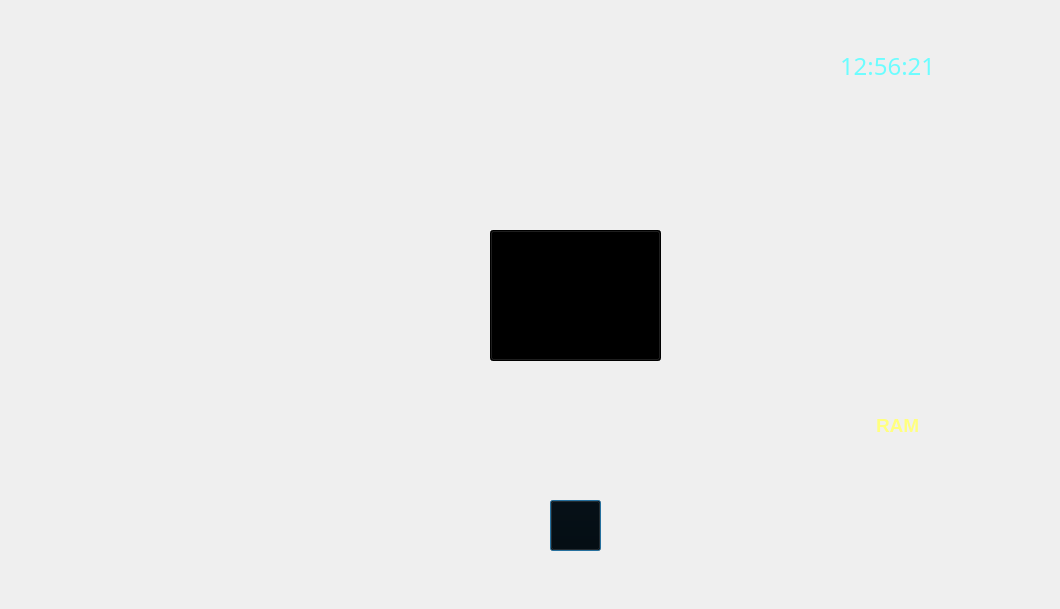
<?xml version="1.0" encoding="UTF-8"?>
<ui version="4.0">
 <class>Dialog</class>
 <widget class="QDialog" name="Dialog">
  <property name="geometry">
   <rect>
    <x>0</x>
    <y>0</y>
    <width>1060</width>
    <height>609</height>
   </rect>
  </property>
  <property name="windowTitle">
   <string>Assistant</string>
  </property>
  <widget class="QLabel" name="labelMain">
   <property name="geometry">
    <rect>
     <x>0</x>
     <y>0</y>
     <width>1161</width>
     <height>641</height>
    </rect>
   </property>
   <property name="font">
    <font>
     <pointsize>14</pointsize>
    </font>
   </property>
   <property name="text">
    <string/>
   </property>
   <property name="pixmap">
    <pixmap resource="resources.qrc">:/Images/Image/background.jpg</pixmap>
   </property>
   <property name="scaledContents">
    <bool>true</bool>
   </property>
  </widget>
  <widget class="QLabel" name="labelJarvisStart">
   <property name="geometry">
    <rect>
     <x>310</x>
     <y>140</y>
     <width>521</width>
     <height>301</height>
    </rect>
   </property>
   <property name="text">
    <string/>
   </property>
   <property name="pixmap">
    <pixmap resource="resources.qrc">:/Images/Image/RoundAnim.gif</pixmap>
   </property>
   <property name="scaledContents">
    <bool>true</bool>
   </property>
  </widget>
  <widget class="QLabel" name="labelSideAnim">
   <property name="geometry">
    <rect>
     <x>460</x>
     <y>10</y>
     <width>231</width>
     <height>161</height>
    </rect>
   </property>
   <property name="text">
    <string/>
   </property>
   <property name="pixmap">
    <pixmap resource="resources.qrc">:/Images/Image/SideAnimation.gif</pixmap>
   </property>
   <property name="scaledContents">
    <bool>true</bool>
   </property>
  </widget>
  <widget class="QLabel" name="labelFrame">
   <property name="geometry">
    <rect>
     <x>750</x>
     <y>10</y>
     <width>301</width>
     <height>121</height>
    </rect>
   </property>
   <property name="text">
    <string/>
   </property>
   <property name="pixmap">
    <pixmap resource="resources.qrc">:/Images/Image/Frame.jpg</pixmap>
   </property>
   <property name="scaledContents">
    <bool>true</bool>
   </property>
  </widget>
  <widget class="QLabel" name="labelTime">
   <property name="geometry">
    <rect>
     <x>840</x>
     <y>50</y>
     <width>111</width>
     <height>31</height>
    </rect>
   </property>
   <property name="font">
    <font>
     <family>OCR A Extended</family>
     <pointsize>18</pointsize>
    </font>
   </property>
   <property name="styleSheet">
    <string notr="true">color: rgb(108, 253, 255);</string>
   </property>
   <property name="text">
    <string>12:56:21</string>
   </property>
  </widget>
  <widget class="QLabel" name="labelExit">
   <property name="geometry">
    <rect>
     <x>540</x>
     <y>490</y>
     <width>71</width>
     <height>61</height>
    </rect>
   </property>
   <property name="text">
    <string/>
   </property>
   <property name="pixmap">
    <pixmap resource="resources.qrc">:/Images/Image/ExitButton.jpg</pixmap>
   </property>
   <property name="scaledContents">
    <bool>true</bool>
   </property>
  </widget>
  <widget class="QPushButton" name="pushButtonExit">
   <property name="geometry">
    <rect>
     <x>550</x>
     <y>500</y>
     <width>51</width>
     <height>51</height>
    </rect>
   </property>
   <property name="styleSheet">
    <string notr="true">background:transparent</string>
   </property>
   <property name="text">
    <string/>
   </property>
  </widget>
  <widget class="QPushButton" name="pushButtonStart">
   <property name="geometry">
    <rect>
     <x>490</x>
     <y>230</y>
     <width>171</width>
     <height>131</height>
    </rect>
   </property>
   <property name="styleSheet">
    <string notr="true">
image: url(:/Images/Image/StartButtonAnim.gif);
background:trasparent</string>
   </property>
   <property name="text">
    <string/>
   </property>
  </widget>
  <widget class="QLabel" name="label">
   <property name="geometry">
    <rect>
     <x>10</x>
     <y>100</y>
     <width>361</width>
     <height>541</height>
    </rect>
   </property>
   <property name="font">
    <font>
     <pointsize>10</pointsize>
    </font>
   </property>
   <property name="text">
    <string/>
   </property>
   <property name="pixmap">
    <pixmap resource="resources.qrc">:/Images/Image/TerminalFram.jpg</pixmap>
   </property>
   <property name="scaledContents">
    <bool>true</bool>
   </property>
  </widget>
  <widget class="QTextBrowser" name="textBrowserConsole">
   <property name="geometry">
    <rect>
     <x>30</x>
     <y>140</y>
     <width>321</width>
     <height>421</height>
    </rect>
   </property>
   <property name="font">
    <font>
     <family>Arial</family>
     <pointsize>12</pointsize>
     <italic>true</italic>
    </font>
   </property>
   <property name="styleSheet">
    <string notr="true">color: rgb(0, 255, 255);
border-radius:none;
background:transparent</string>
   </property>
   <property name="html">
    <string>&lt;!DOCTYPE HTML PUBLIC &quot;-//W3C//DTD HTML 4.0//EN&quot; &quot;http://www.w3.org/TR/REC-html40/strict.dtd&quot;&gt;
&lt;html&gt;&lt;head&gt;&lt;meta name=&quot;qrichtext&quot; content=&quot;1&quot; /&gt;&lt;style type=&quot;text/css&quot;&gt;
p, li { white-space: pre-wrap; }
&lt;/style&gt;&lt;/head&gt;&lt;body style=&quot; font-family:'Arial'; font-size:12pt; font-weight:400; font-style:italic;&quot;&gt;
&lt;p align=&quot;justify&quot; style=&quot;-qt-paragraph-type:empty; margin-top:0px; margin-bottom:0px; margin-left:0px; margin-right:0px; -qt-block-indent:0; text-indent:0px;&quot;&gt;&lt;br /&gt;&lt;/p&gt;&lt;/body&gt;&lt;/html&gt;</string>
   </property>
  </widget>
  <widget class="QLabel" name="labelRam">
   <property name="geometry">
    <rect>
     <x>760</x>
     <y>350</y>
     <width>281</width>
     <height>201</height>
    </rect>
   </property>
   <property name="text">
    <string/>
   </property>
   <property name="pixmap">
    <pixmap resource="resources.qrc">:/Images/Image/Ram.gif</pixmap>
   </property>
   <property name="scaledContents">
    <bool>true</bool>
   </property>
  </widget>
  <widget class="QTextBrowser" name="textBrowserRam">
   <property name="geometry">
    <rect>
     <x>870</x>
     <y>450</y>
     <width>81</width>
     <height>31</height>
    </rect>
   </property>
   <property name="font">
    <font>
     <pointsize>14</pointsize>
    </font>
   </property>
   <property name="styleSheet">
    <string notr="true">color: rgb(0, 255, 255);
border-radius:none;
background:transparent</string>
   </property>
   <property name="html">
    <string>&lt;!DOCTYPE HTML PUBLIC &quot;-//W3C//DTD HTML 4.0//EN&quot; &quot;http://www.w3.org/TR/REC-html40/strict.dtd&quot;&gt;
&lt;html&gt;&lt;head&gt;&lt;meta name=&quot;qrichtext&quot; content=&quot;1&quot; /&gt;&lt;style type=&quot;text/css&quot;&gt;
p, li { white-space: pre-wrap; }
&lt;/style&gt;&lt;/head&gt;&lt;body style=&quot; font-family:'MS Shell Dlg 2'; font-size:14pt; font-weight:400; font-style:normal;&quot;&gt;
&lt;p style=&quot;-qt-paragraph-type:empty; margin-top:0px; margin-bottom:0px; margin-left:0px; margin-right:0px; -qt-block-indent:0; text-indent:0px;&quot;&gt;&lt;br /&gt;&lt;/p&gt;&lt;/body&gt;&lt;/html&gt;</string>
   </property>
  </widget>
  <widget class="QLabel" name="labelR">
   <property name="geometry">
    <rect>
     <x>876</x>
     <y>410</y>
     <width>51</width>
     <height>31</height>
    </rect>
   </property>
   <property name="font">
    <font>
     <pointsize>14</pointsize>
     <weight>75</weight>
     <bold>true</bold>
    </font>
   </property>
   <property name="styleSheet">
    <string notr="true">color: rgb(255, 255, 127);
border-radius:none;
background:transparent
</string>
   </property>
   <property name="text">
    <string>RAM</string>
   </property>
  </widget>
 </widget>
 <resources>
  <include location="resources.qrc"/>
 </resources>
 <connections/>
</ui>
